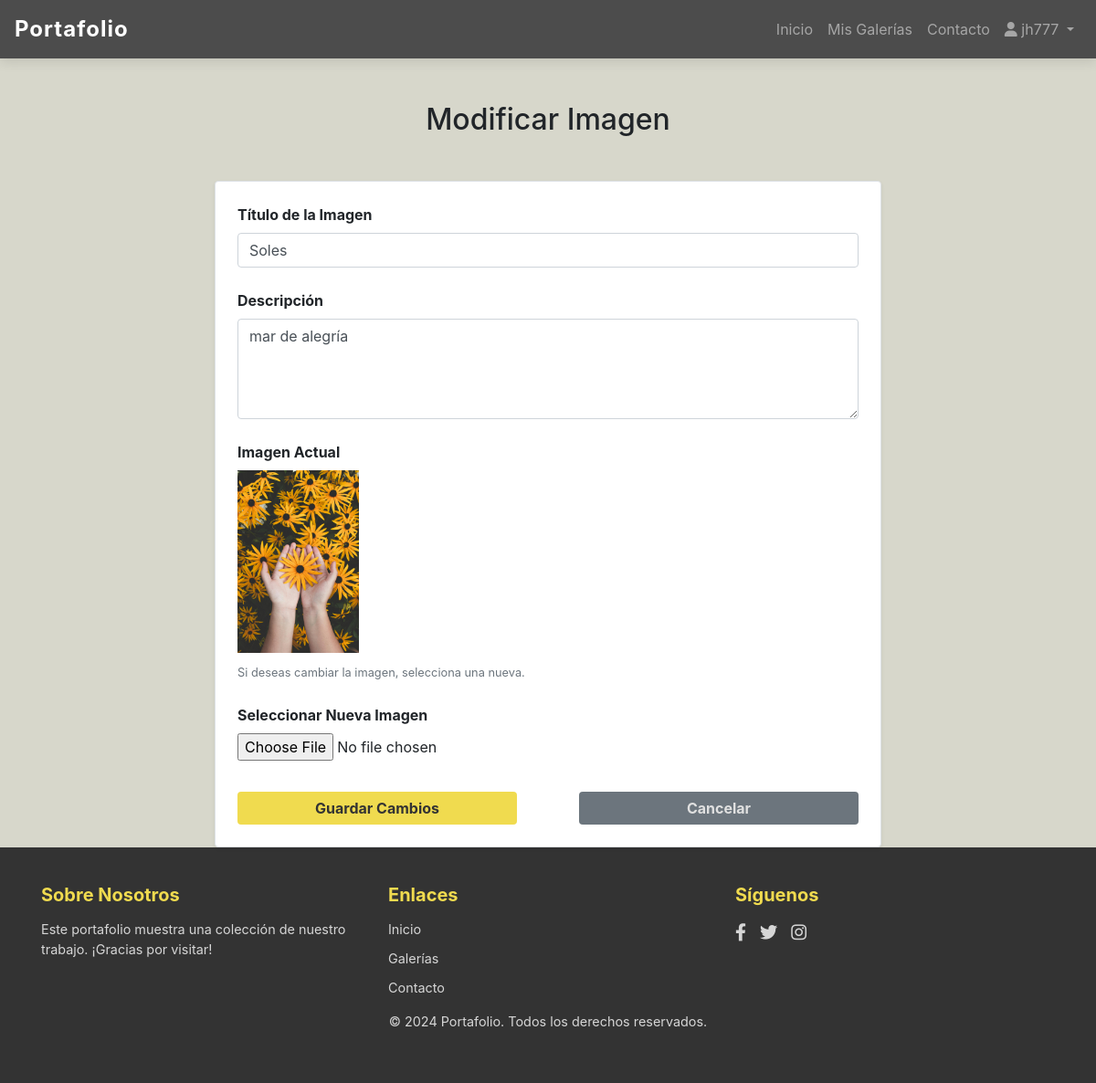
/imagen/1/editar/ (signed in), run on an earlier commit of the app's database.
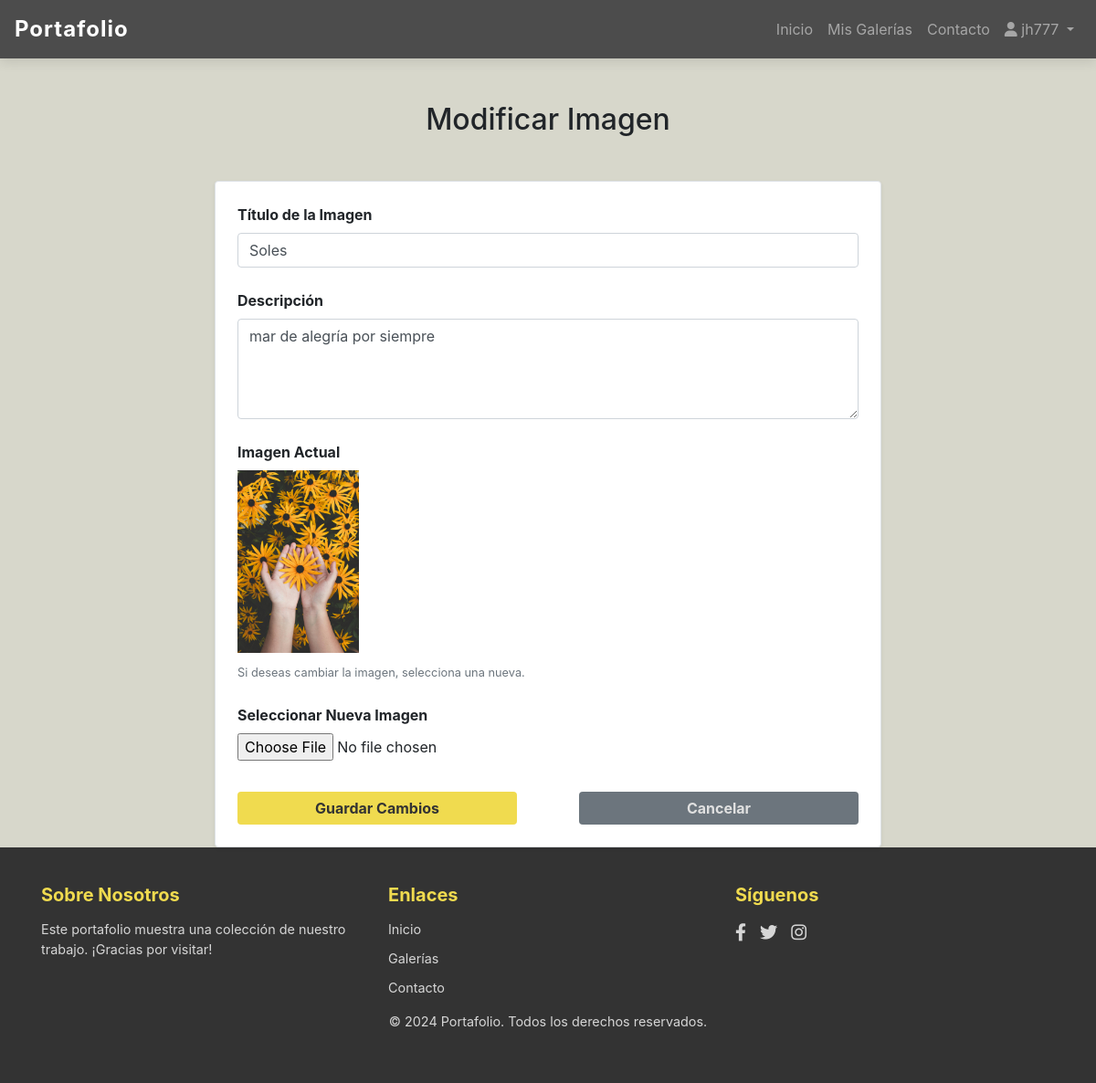
And on a later commit of the database.
### gallery/models.py (models this page shows, shortened)
class Image(models.Model):
    gallery = models.ForeignKey(Gallery, on_delete=models.CASCADE, related_name='images')
    title = models.CharField(max_length=100)
    description = models.TextField(blank=True, null=True)
    image_file = models.ImageField(upload_to='gallery_images/')
    uploaded_at = models.DateTimeField(auto_now_add=True)
    allow_download = models.BooleanField(default=True)

### gallery/views.py (the view)
# urls.py: path('imagen/<int:image_id>/editar/', views.edit_image, name='edit_image'),
@login_required
def edit_image(request, image_id):
    image = get_object_or_404(Image, id=image_id)
    if image.gallery.user != request.user:
        return redirect('gallery_list')  # Redirige si el usuario no es el propietario
    if request.method == 'POST':
        form = ImageForm(request.POST, request.FILES, instance=image)
        if form.is_valid():
            form.save()
            return redirect(reverse('gallery_detail', args=[image.gallery.id]))
    else:
        form = ImageForm(instance=image)
    return render(request, 'gallery/edit_image.html', {'form': form, 'image': image})

### gallery/forms.py
class ImageForm(forms.ModelForm):
    class Meta:
        model = Image
        fields = ['title', 'description', 'image_file']
        widgets = {
            'title': forms.TextInput(attrs={'class': 'form-control', 'placeholder': 'Título de la imagen'}),
            'description': forms.Textarea(attrs={'class': 'form-control', 'placeholder': 'Descripción de la imagen', 'rows': 3}),
            'image_file': forms.ClearableFileInput(attrs={'class': 'form-control-file'}),
        }

### gallery/templates/gallery/edit_image.html (shortened to what this page needs)
{% extends 'base.html' %}
{% load static %}
{% block content %}
<div class="container mt-5">
    <h2 class="text-center mb-5">Modificar Imagen</h2>
    <div class="row justify-content-center">
        <div class="col-md-10 col-lg-8">
            <form method="post" enctype="multipart/form-data" class="p-4 rounded shadow-sm" style="background-color: #ffffff; border: 1px solid #dee2e6;">
                <div class="form-group mb-4">
                    <label for="id_title" class="font-weight-bold">Título de la Imagen</label>
                    <input type="text" name="title" id="id_title" class="form-control" placeholder="Título de la imagen" value="{{ form.title.value|default_if_none:'' }}">
                </div>
                <div class="form-group mb-4">
                    <label for="id_description" class="font-weight-bold">Descripción</label>
                    <textarea name="description" id="id_description" class="form-control" placeholder="Descripción de la imagen" rows="4">{{ form.description.value|default_if_none:'' }}</textarea>
                </div>
                <div class="form-group mb-4">
                    <label for="current_image" class="font-weight-bold">Imagen Actual</label>
                    <div class="mb-2">
                        <img src="{% static image.image_file.url %}" alt="Imagen Actual" class="img-fluid" style="max-height: 200px; object-fit: cover;">
                    </div>
                    <small class="text-muted">Si deseas cambiar la imagen, selecciona una nueva.</small>
                </div>
                <div class="form-group mb-4">
                    <label for="id_image_file" class="font-weight-bold">Seleccionar Nueva Imagen</label>
                    <input type="file" name="image_file" id="id_image_file" class="form-control-file">
                </div>
                <div class="d-flex justify-content-between">
                    <button type="submit" class="btn btn-primary btn-form" style="width: 45%;">Guardar Cambios</button>
                    <a href="{% url 'gallery_detail' image.gallery.id %}" class="btn btn-secondary btn-form-2" style="width: 45%;">Cancelar</a>
                </div>
            </form>
        </div>
    </div>
</div>
{% endblock %}

What changed in the data, as far as the page shows it:
changed Image "Soles": description "mar de alegría" → "mar de alegría por siempre"
